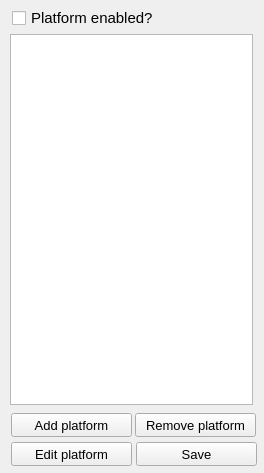
<?xml version="1.0" encoding="UTF-8"?>
<ui version="4.0">
 <class>PlatformList</class>
 <widget class="QWidget" name="PlatformList">
  <property name="geometry">
   <rect>
    <x>0</x>
    <y>0</y>
    <width>264</width>
    <height>473</height>
   </rect>
  </property>
  <property name="windowTitle">
   <string>Platform List</string>
  </property>
  <widget class="QListWidget" name="platListWidget">
   <property name="geometry">
    <rect>
     <x>10</x>
     <y>34</y>
     <width>243</width>
     <height>371</height>
    </rect>
   </property>
   <property name="font">
    <font>
     <pointsize>11</pointsize>
    </font>
   </property>
  </widget>
  <widget class="QPushButton" name="add_plat_but">
   <property name="geometry">
    <rect>
     <x>11</x>
     <y>413</y>
     <width>121</width>
     <height>24</height>
    </rect>
   </property>
   <property name="font">
    <font>
     <pointsize>10</pointsize>
    </font>
   </property>
   <property name="text">
    <string>Add platform</string>
   </property>
  </widget>
  <widget class="QPushButton" name="del_plat_but">
   <property name="geometry">
    <rect>
     <x>135</x>
     <y>413</y>
     <width>121</width>
     <height>24</height>
    </rect>
   </property>
   <property name="font">
    <font>
     <pointsize>10</pointsize>
    </font>
   </property>
   <property name="text">
    <string>Remove platform</string>
   </property>
  </widget>
  <widget class="QPushButton" name="plist_save_but">
   <property name="geometry">
    <rect>
     <x>136</x>
     <y>442</y>
     <width>121</width>
     <height>24</height>
    </rect>
   </property>
   <property name="font">
    <font>
     <pointsize>10</pointsize>
    </font>
   </property>
   <property name="text">
    <string>Save</string>
   </property>
  </widget>
  <widget class="QPushButton" name="edit_plat_but">
   <property name="geometry">
    <rect>
     <x>11</x>
     <y>442</y>
     <width>121</width>
     <height>24</height>
    </rect>
   </property>
   <property name="font">
    <font>
     <pointsize>10</pointsize>
    </font>
   </property>
   <property name="text">
    <string>Edit platform</string>
   </property>
  </widget>
  <widget class="QCheckBox" name="plat_enabled_check">
   <property name="geometry">
    <rect>
     <x>12</x>
     <y>8</y>
     <width>231</width>
     <height>20</height>
    </rect>
   </property>
   <property name="font">
    <font>
     <pointsize>11</pointsize>
    </font>
   </property>
   <property name="text">
    <string>Platform enabled?</string>
   </property>
  </widget>
 </widget>
 <resources/>
 <connections/>
</ui>
